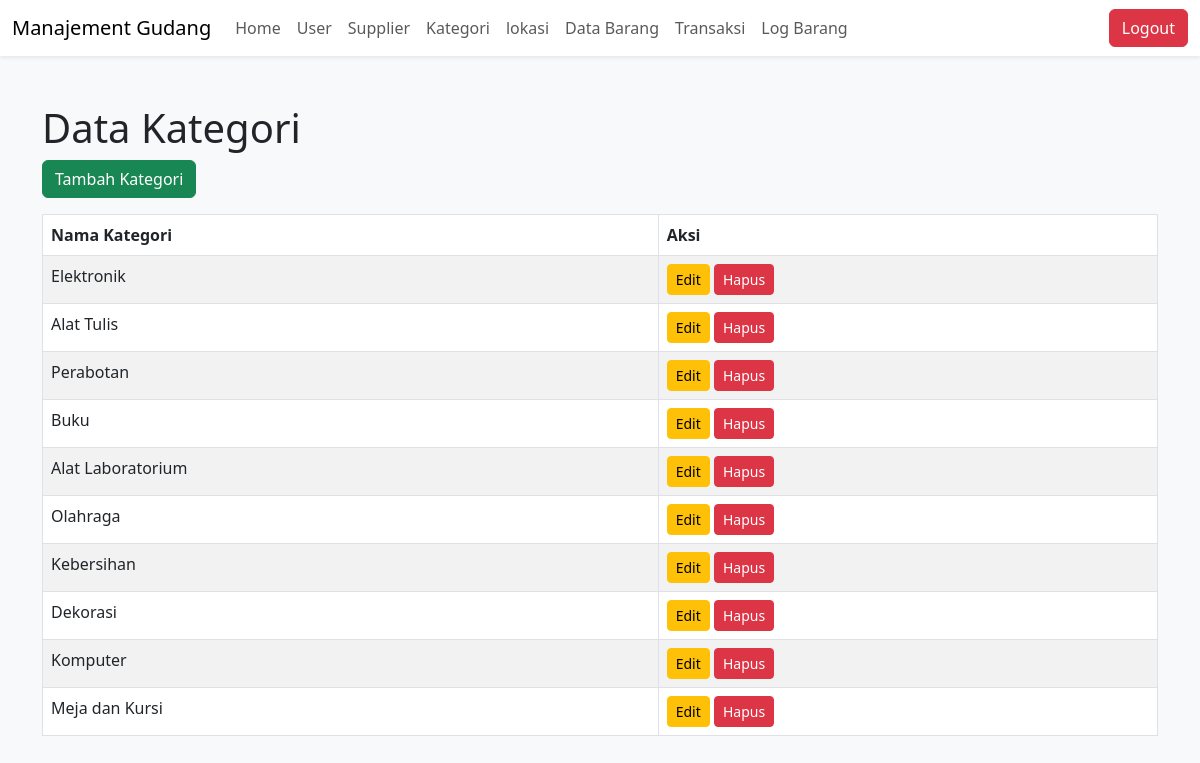
The app's page /data_kategori.php (signed in), older data.
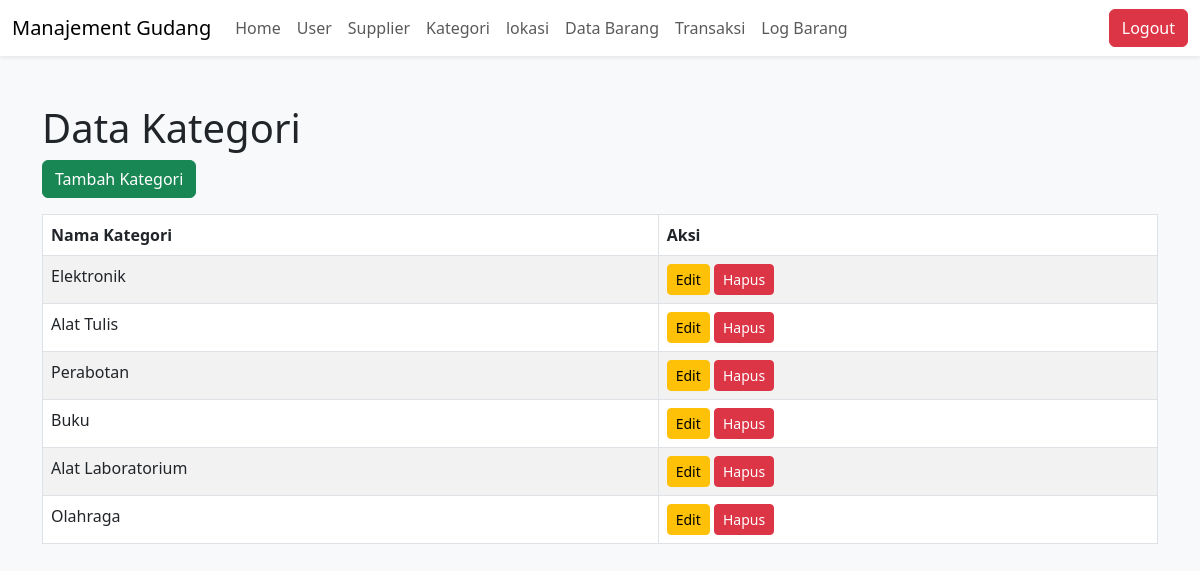
The same page, newer data.
### tables this page shows
CREATE TABLE kategori (
    id INT AUTO_INCREMENT PRIMARY KEY,
    nama_kategori VARCHAR(100) NOT NULL
);

### data_kategori.php (the view, shortened to what this page needs)
<?php
include 'koneksi.php';
$query = "
    SELECT
        Kategori.id,
        Kategori.nama_kategori
    FROM
        kategori
";
$result = $conn->query($query);
?>
<!DOCTYPE html>
<html>
<head>
    <link href="https://cdn.jsdelivr.net/npm/bootstrap@5.3.0-alpha1/dist/css/bootstrap.min.css" rel="stylesheet">
</head>
<body class="bg-light">
    <nav class="navbar navbar-expand-lg navbar-light bg-white shadow-sm">
        <div class="container-fluid">
            <a class="navbar-brand" href="#">Manajement Gudang</a>
            <div class="collapse navbar-collapse" id="navbarNav">
            <?php
            include 'navbar.php';
            ?>
            </div>
            <button class="btn btn-danger" onclick="location.href='logout.php'">Logout</button>
        </div>
    </nav>
    <div class="container mt-5">
        <h1>Data Kategori</h1>
        <div class="mb-3">
            <button class="btn btn-success" onclick="location.href='tambah_kategori.php'">Tambah Kategori</button>
        </div>
        <table class="table table-bordered table-striped mt-3">
            <thead>
                <tr>
                    <th>Nama Kategori</th>
                    <th>Aksi</th>
                </tr>
            </thead>
            <tbody>
                <?php while ($row = $result->fetch_assoc()): ?>
                    <tr>
                        <td><?= $row['nama_kategori']; ?></td>
                        <td>
                            <button class="btn btn-warning btn-sm" onclick="location.href='edit_kategori.php?id=<?php echo $row['id']; ?>'">Edit</button>
                            <button class="btn btn-danger btn-sm" onclick="if(confirm('Yakin ingin menghapus?')) location.href='hapus_kategori.php?id=<?php echo $row['id']; ?>'">Hapus</button>
                        </td>
                    </tr>
                <?php endwhile; ?>
            </tbody>
        </table>
    </div>
</body>
</html>

Row changes from the older to the newer data that the page shows:
removed kategori: nama_kategori "Kebersihan"
removed kategori: nama_kategori "Dekorasi"
removed kategori: nama_kategori "Komputer"
removed kategori: nama_kategori "Meja dan Kursi"
